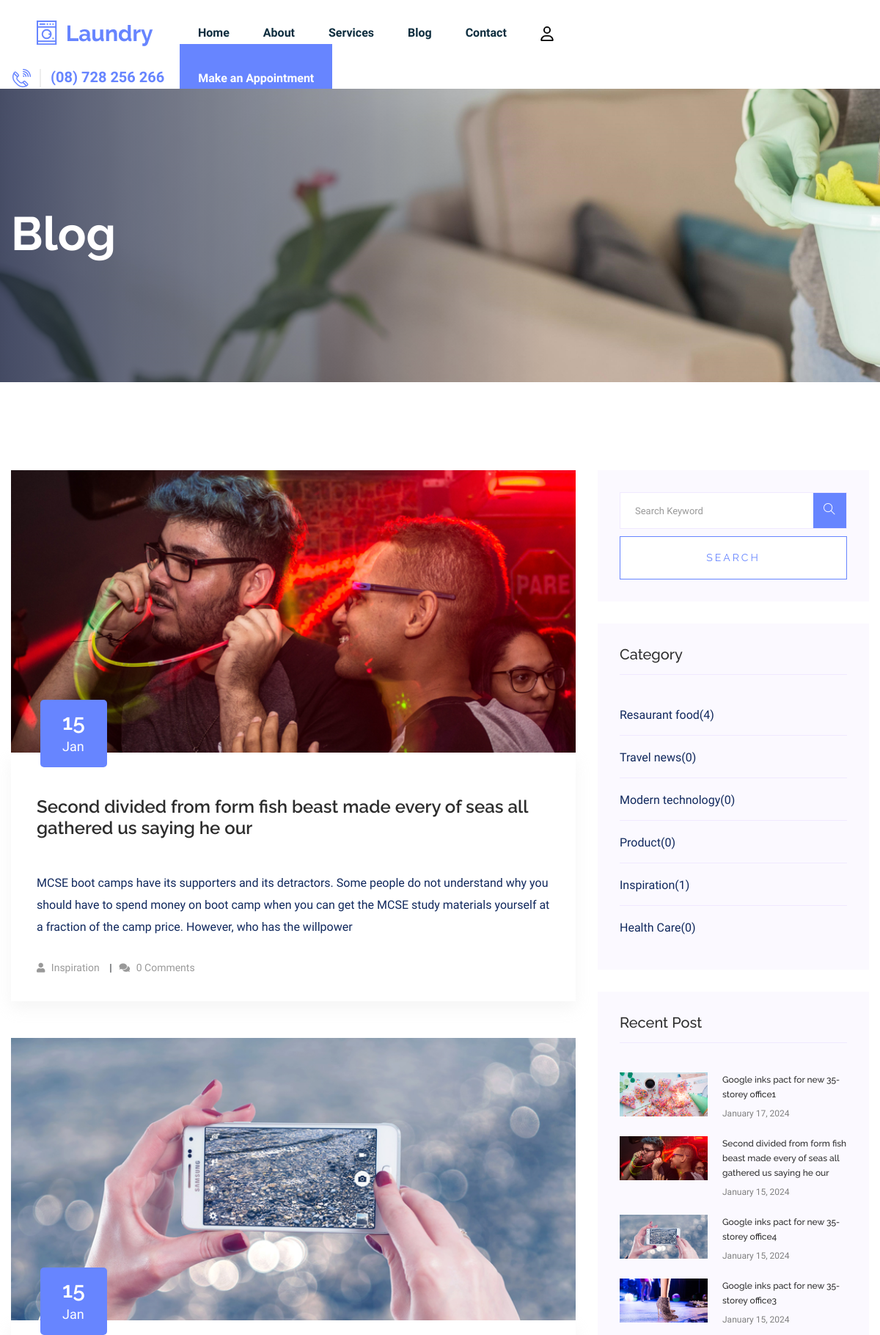
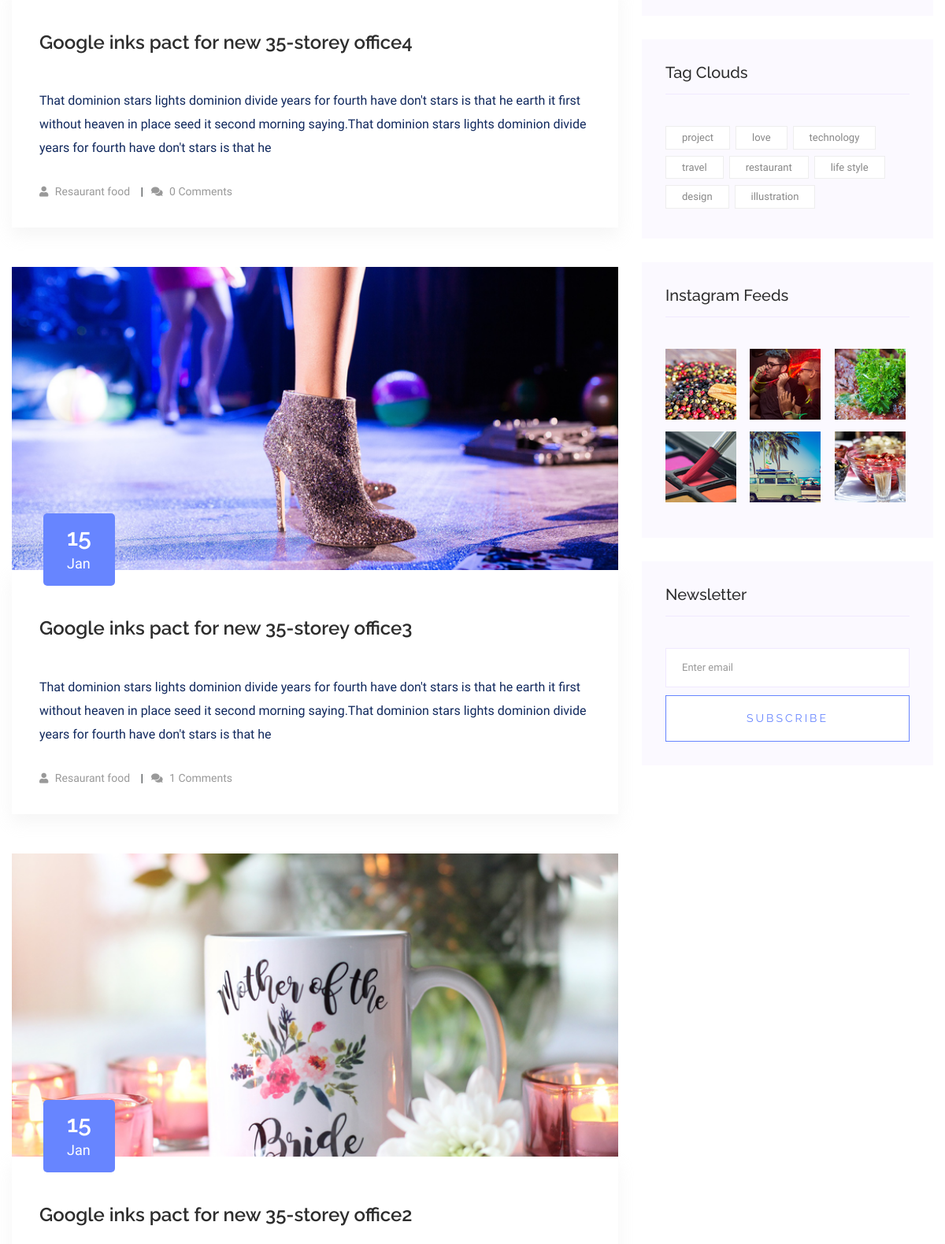
Page /Blog/Blog/blog/ (upper part) on the committed database (2 pictures, top to bottom).
### Blog/models.py (models this page shows, shortened)
class Blog(models.Model):
    author = models.ForeignKey(Author, on_delete=models.CASCADE,null=True)
    image = models.ImageField(upload_to='blog_images/')
    date = models.DateField(default=timezone.now)
    title = models.CharField(max_length=200)
    content = RichTextField()
    categories = models.ManyToManyField(Category)

class Category(models.Model):
    name = models.CharField(max_length=100)

### Blog/views.py (the view)
# urls.py: path('Blog/blog/',views.blog,name='blog'),
def blog(request):
    blogs = Blog.objects.all()
    categories=Category.objects.all()
    booking = Booking.objects.all()
    services = LaundryService.objects.all()
    form = BookingForm()
    recent_blogs = Blog.objects.order_by('-date')[:4]
    blogs_per_page =4
    paginator = Paginator(blogs, blogs_per_page)
    page = request.GET.get('page')
    try:
        blogs = paginator.page(page)
    except PageNotAnInteger:
        blogs = paginator.page(1)
    except EmptyPage:
        blogs = paginator.page(paginator.num_pages)
    context = {
        'form': form,
        'services': services,
        'booking': booking,
        'blogs': blogs,
        'categories':categories,
        'recent_blogs':recent_blogs,
    }
    return render(request, 'blog/blog.html', context)

### main/forms.py (shortened to what this page needs)
class BookingForm(forms.ModelForm):
    phone = forms.CharField(max_length=10, required=True)
    address = forms.CharField(widget=forms.Textarea, required=True)
    date = forms.DateField(widget=forms.DateInput(attrs={'type': 'date'}), required=True)
    time = forms.TimeField(widget=forms.TimeInput(attrs={'type': 'time'}), required=True)
    message = forms.CharField(widget=forms.Textarea, required=False)
    class Meta:
        model = Booking
        fields = ['service','phone', 'address', 'date', 'time', 'message']

### Blog/templates/blog/blog.html (shortened to what this page needs)
{% extends "main/base.html" %}
{% load static %}
{% block content %}
<main>
    <div class="slider-area2 section-bg2 hero-overly" data-background="{% static 'assets/img/hero/hero2.png' %}">
        <div class="slider-height2 d-flex align-items-center">
            <div class="container">
                <div class="row">
                    <div class="col-xl-12">
                        <div class="hero-cap hero-cap2">
                            <h2>Blog</h2>
                        </div>
                    </div>
                </div>
            </div>
        </div>
    </div>
    <section class="blog_area section-padding">
        <div class="container">
            <div class="row">
                <div class="col-lg-8 mb-5 mb-lg-0">
                    <div class="blog_left_sidebar">
                        {% if blogs %}
                        {% for blog in blogs %}
                            <article class="blog_item">
                                <div class="blog_item_img">
                                    <img class="card-img rounded-0" src="{{ blog.image.url }}" alt="">
                                    <a href="#" class="blog_item_date">
                                        <h3>{{ blog.date.day }}</h3>
                                        <p>{{ blog.date|date:"M" }}</p>
                                    </a>
                                </div>
                                <div class="blog_details">
                                    <a class="d-inline-block" href="{% url 'Blog:blog_details' blog.pk %}">
                                        <h2 class="blog-head" style="color: #2d2d2d;">{{ blog.title }}</h2>
                                    </a>
                                    <p>{{ blog.content|slice:":255" | safe}}</p>
                                    <ul class="blog-info-link">
                                        <li><a href="#"><i class="fa fa-user"></i>
                                            {% for category in blog.categories.all %}
                                                {{ category.name }}
                                            {% endfor %}
                                        </a></li>
                                        <li><a href="#"><i class="fa fa-comments"></i> {{ blog.comment_set.count }} Comments</a></li>
                                    </ul>
                                </div>
                            </article>
                        {% endfor %}
                        {% else %}
                        <p>No Blogs Found</p>
                        {% endif %}
                    </div>
                </div>
                <div class="col-lg-4">
                    <div class="blog_right_sidebar">
                        <aside class="single_sidebar_widget search_widget">
                            <form action="{% url 'Blog:search_results' %}" method="get">
                                  <div class="form-group">
                                      <div class="input-group mb-3">
                                          <input type="text" name="q" class="form-control" placeholder='Search Keyword'
                                              onfocus="this.placeholder = ''" onblur="this.placeholder = 'Search Keyword'">
                                          <div class="input-group-append">
                                              <button class="btns" type="submit"><i class="ti-search"></i></button>
                                          </div>
                                      </div>
                                  </div>
                                  <button class="button rounded-0 primary-bg text-white w-100 btn_1 boxed-btn" type="submit">Search</button>
                            </form>
                        </aside>
                        <aside class="single_sidebar_widget post_category_widget">
                            <h4 class="widget_title" style="color: #2d2d2d;">Category</h4>
                            <ul class="list cat-list">
                                {% for category in categories %}
                                    <li>
                                        <a href="{% url 'Blog:blogs_by_category' category_id=category.id %}" class="d-flex">
                                            <p>{{ category.name }}</p>
                                            <p>({{ category.blog_set.count }})</p>
                                        </a>
                                    </li>
                                {% endfor %}
                            </ul>
                        </aside>
                        <aside class="single_sidebar_widget popular_post_widget">
                            <h3 class="widget_title" style="color: #2d2d2d;">Recent Post</h3>
                            {% for recent_blog in recent_blogs %}
                                <div class="media post_item">
                                    <img src="{{ recent_blog.image.url }}" style="height:6rem;" alt="post">
                                    <div class="media-body">
                                        <a href="{% url 'Blog:blog_details' recent_blog.pk %}">
                                            <h3 style="color: #2d2d2d;font-size:12px;">{{ recent_blog.title }}</h3>
                                        </a>
                                        <p style="font-size:12px;color:gray;">{{ recent_blog.date|date:"F j, Y" }}</p>
                                    </div>
                                </div>
                            {% endfor %}
                        </aside>
                        <aside class="single_sidebar_widget tag_cloud_widget">
                            <h4 class="widget_title" style="color: #2d2d2d;">Tag Clouds</h4>
                            <ul class="list">
                                <li>
                                    <a href="#">project</a>
                                </li>
                                <li>
                                    <a href="#">love</a>
                                </li>
                                <li>
                                    <a href="#">technology</a>
                                </li>
                                <li>
                                    <a href="#">travel</a>
                                </li>
                                <li>
                                    <a href="#">restaurant</a>
                                </li>
                                <li>
                                    <a href="#">life style</a>
                                </li>
                                <li>
                                    <a href="#">design</a>
                                </li>
                                <li>
                                    <a href="#">illustration</a>
                                </li>
                            </ul>
                        </aside>
                        <aside class="single_sidebar_widget instagram_feeds">
                            <h4 class="widget_title" style="color: #2d2d2d;">Instagram Feeds</h4>
                            <ul class="instagram_row flex-wrap">
                                <li>
                                    <a href="#">
                                        <img class="img-fluid" src="{% static 'assets/img/post/post_5.png' %}" alt="">
                                    </a>
                                </li>
                                <li>
                                    <a href="#">
                                        <img class="img-fluid" src="{% static 'assets/img/post/post_6.png' %}" alt="">
                                    </a>
                                </li>
                                <li>
                                    <a href="#">
                                        <img class="img-fluid" src="{% static 'assets/img/post/post_7.png' %}" alt="">
                                    </a>
                                </li>
                                <li>
                                    <a href="#">
                                        <img class="img-fluid" src="{% static 'assets/img/post/post_8.png' %}" alt="">
                                    </a>
                                </li>
                                <li>
                                    <a href="#">
                                        <img class="img-fluid" src="{% static 'assets/img/post/post_9.png' %}" alt="">
                                    </a>
                                </li>
                                <li>
                                    <a href="#">
                                        <img class="img-fluid" src="{% static 'assets/img/post/post_10.png' %}" alt="">
                                    </a>
                                </li>
                            </ul>
                        </aside>
                        <aside class="single_sidebar_widget newsletter_widget">
                            <h4 class="widget_title" style="color: #2d2d2d;">Newsletter</h4>
                            <form action="#">
                                <div class="form-group">
                                    <input type="email" class="form-control" onfocus="this.placeholder = ''"
                                    onblur="this.placeholder = 'Enter email'" placeholder='Enter email' required>
                                </div>
                                <button class="button rounded-0 primary-bg text-white w-100 btn_1 boxed-btn"
                                type="submit">Subscribe</button>
                            </form>
                        </aside>
                    </div>
                </div>
            </div>
        </div>
    </section>
</main>
{% endblock %}

### main/templates/main/base.html (shortened to what this page needs)
<!doctype html>
{% load static %}
<html class="no-js" lang="zxx">
<head>
    <link rel="stylesheet" href="{% static 'assets/css/bootstrap.min.css' %}">
    <link rel="stylesheet" href="{% static 'assets/css/owl.carousel.min.css' %}">
    <link rel="stylesheet" href="{% static 'assets/css/slicknav.css' %}">
    <link rel="stylesheet" href="{% static 'assets/css/flaticon.css' %}">
    <link rel="stylesheet" href="{% static 'assets/css/progressbar_barfiller.css' %}">
    <link rel="stylesheet" href="{% static 'assets/css/gijgo.css' %}">
    <link rel="stylesheet" href="{% static 'assets/css/animate.min.css' %}">
    <link rel="stylesheet" href="{% static 'assets/css/animated-headline.css' %}">
    <link rel="stylesheet" href="{% static 'assets/css/magnific-popup.css' %}">
    <link rel="stylesheet" href="{% static 'assets/css/fontawesome-all.min.css' %}">
    <link rel="stylesheet" href="{% static 'assets/css/themify-icons.css' %}">
    <link rel="stylesheet" href="{% static 'assets/css/slick.css' %}">
    <link rel="stylesheet" href="{% static 'assets/css/nice-select.css' %}">
    <link rel="stylesheet" href="{% static 'assets/css/style.css' %}">
    <link rel="stylesheet" href="https://cdnjs.cloudflare.com/ajax/libs/font-awesome/5.15.4/css/all.min.css">
</head>
<body>
    <header>
        <div class="header-area">
            <div class="main-header header-sticky">
                <div class="header-left">
                    <div class="logo">
                        <a href="{% url 'main:index' %}"><img src="{% static 'assets/img/logo/logo.png' %}" alt=""></a>
                    </div>
                    <div class="menu-wrapper  d-flex align-items-center">
                        <div class="main-menu d-none d-lg-block">
                            <nav>
                                <ul id="navigation">
                                    <li class=""><a href="{% url 'main:index' %}">Home</a></li>
                                    <li><a href="{% url 'main:about' %}">About</a></li>
                                    <li><a href="{% url 'main:services' %}">Services</a></li>
                                    <li><a href="{% url 'Blog:blog' %}">Blog</a>
                                    </li>
                                    <li><a href="{% url 'main:contact' %}">Contact</a></li>
                                    <li><a href="#">
                                        </a>
                                    </li>
                                </ul>
                            </nav>
                        </div>
                    </div>
                </div>
                <div class="header-right d-none d-lg-block">
                    <a href="#" class="header-btn1"><img src="{% static 'assets/img/icon/call.png' %}" alt=""> (08) 728 256 266</a>
                    <a href="#" class="header-btn2">Make an Appointment</a>
                </div>
                <div class="col-12">
                </div>
            </div>
        </div>
    </header>
    {% block content %}
    {% endblock %}
</body>
</html>

### rows in the picture
Blog: image (picture), date.day "15", date "Jan", title "Second divided from form fish beast made every of seas all gathered us saying he our", content "MCSE boot camps have its supporters and its detractors. Some people do not understand why you should have to spend money on boot camp when you can get the MCSE study materials yourself at a fraction of the camp price. However, who has the willpower", comment_set.count "0", date "January 15, 2024"
Category: name "Inspiration", blog_set.count "1"
Blog: image (picture), date.day "15", date "Jan", title "Google inks pact for new 35-storey office4", content "That dominion stars lights dominion divide years for fourth have don't stars is that he earth it first without heaven in place seed it second morning saying.That dominion stars lights dominion divide years for fourth have don't stars is that he", comment_set.count "0", date "January 15, 2024"
Category: name "Resaurant food", blog_set.count "4"
Blog: image (picture), date.day "15", date "Jan", title "Google inks pact for new 35-storey office3", content "That dominion stars lights dominion divide years for fourth have don't stars is that he earth it first without heaven in place seed it second morning saying.That dominion stars lights dominion divide years for fourth have don't stars is that he", comment_set.count "1", date "January 15, 2024"
Blog: image (picture), date.day "15", date "Jan", title "Google inks pact for new 35-storey office2"
Category: name "Travel news", blog_set.count "0"
Category: name "Modern technology", blog_set.count "0"
Category: name "Product", blog_set.count "0"
Category: name "Health Care", blog_set.count "0"
Blog: image (picture), title "Google inks pact for new 35-storey office1", date "January 17, 2024"
